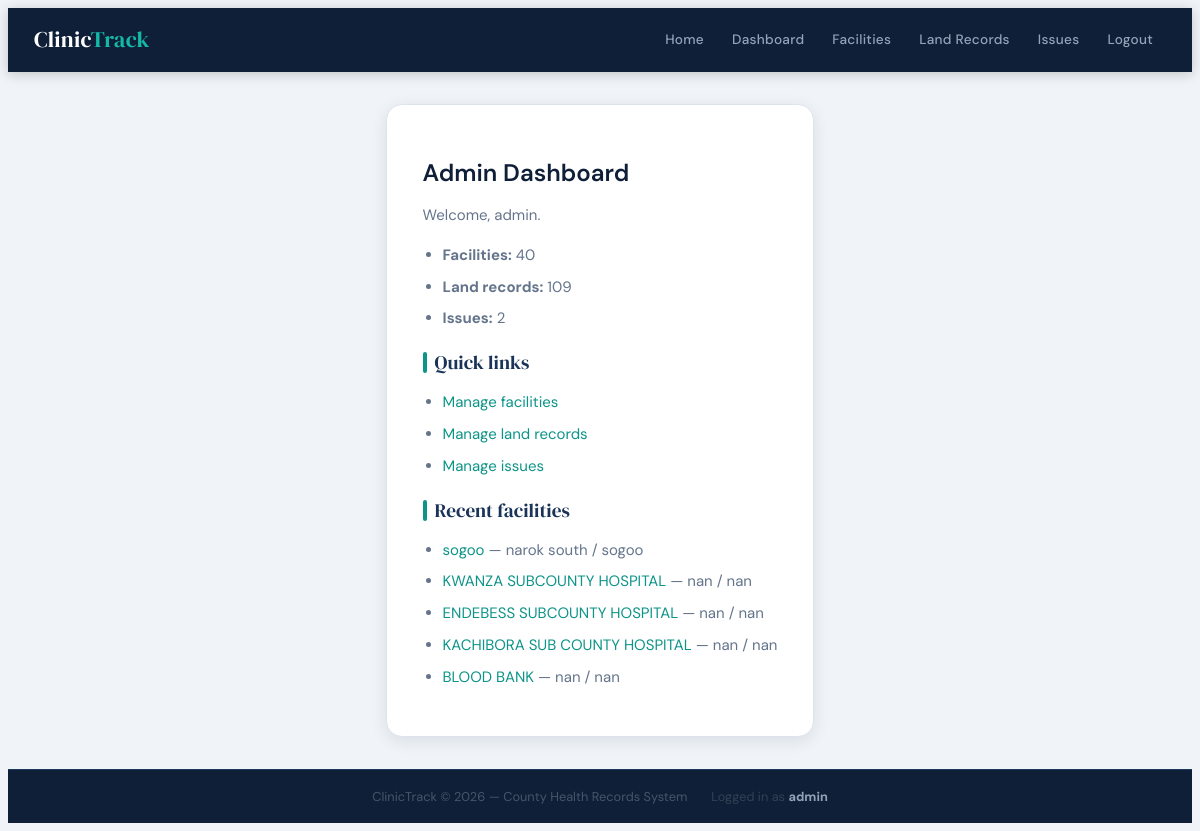
The page /dashboard/ (signed in) on the database its author committed.
### clinic/models.py (models this page shows, shortened)
class Facility(models.Model):
    FACILITY_TYPES = [
        ('Dispensary', 'Dispensary'),
        ('Health Center', 'Health Center'),
        ('Clinic', 'Clinic'),
        ('Hospital', 'Hospital'),
    ]
    name = models.CharField(max_length=200)
    location = models.CharField(max_length=200)
    subcounty = models.CharField(max_length=100)
    ward = models.CharField(max_length=100)
    gps_x = models.FloatField(null=True, blank=True)
    gps_y = models.FloatField(null=True, blank=True)
    facility_type = models.CharField(
        max_length=50,
        choices=FACILITY_TYPES,
        default='Clinic'
    )
    created_at = models.DateTimeField(auto_now_add=True)
    updated_at = models.DateTimeField(auto_now=True)

### clinic/views.py (the view)
# urls.py: path("dashboard/", views.AdminDashboardView.as_view(), name="admin_dashboard"),
class AdminDashboardView(AdminRequiredMixin, generic.TemplateView):
	template_name = "clinic/admin_dashboard.html"
	def get_context_data(self, **kwargs):
		ctx = super().get_context_data(**kwargs)
		ctx["facility_count"] = Facility.objects.count()
		ctx["landrecord_count"] = LandRecord.objects.count()
		ctx["issue_count"] = Issue.objects.count()
		ctx["recent_facilities"] = Facility.objects.order_by("-created_at")[:5]
		return ctx

### clinic/views.py (called while the page is built)
	def test_func(self):
		return bool(self.request.user and self.request.user.is_staff)

### clinic/templates/clinic/admin_dashboard.html
{% extends "clinic/base.html" %}
{% block content %}
  <h2>Admin Dashboard</h2>
  <p>Welcome, {{ user.username }}.</p>
  <ul>
    <li><strong>Facilities:</strong> {{ facility_count }}</li>
    <li><strong>Land records:</strong> {{ landrecord_count }}</li>
    <li><strong>Issues:</strong> {{ issue_count }}</li>
  </ul>
  <h3>Quick links</h3>
  <ul>
    <li><a href="{% url 'clinic:facility_list' %}">Manage facilities</a></li>
    <li><a href="{% url 'clinic:landrecord_list' %}">Manage land records</a></li>
    <li><a href="{% url 'clinic:issue_list' %}">Manage issues</a></li>
  </ul>
  <h3>Recent facilities</h3>
  {% if recent_facilities %}
    <ul>
      {% for f in recent_facilities %}
        <li>
          <a href="{% url 'clinic:facility_detail' f.pk %}">{{ f.name }}</a>
          — {{ f.subcounty }} / {{ f.ward }}
        </li>
      {% endfor %}
    </ul>
  {% else %}
    <p>No facilities yet.</p>
  {% endif %}
{% endblock %}

### clinic/templates/clinic/base.html (shortened to what this page needs)
{% load static %}
<!doctype html>
<html lang="en">
<head>
  <link rel="stylesheet" href="https://cdn.jsdelivr.net/npm/modern-normalize/modern-normalize.css">
  <link rel="stylesheet" href="{% static 'css/mystyle.css' %}">
</head>
<body>
  <header>
    <div class="header-inner">
      <h1>Clinic<span>Track</span></h1>
      <nav>
        <a href="{% url 'clinic:home' %}">Home</a>
        {% if user.is_authenticated and user.is_staff %}
          <a href="{% url 'clinic:admin_dashboard' %}">Dashboard</a>
          <a href="{% url 'clinic:facility_list' %}">Facilities</a>
          <a href="{% url 'clinic:landrecord_list' %}">Land Records</a>
          <a href="{% url 'clinic:issue_list' %}">Issues</a>
          <a href="{% url 'clinic:logout' %}">Logout</a>
        {% else %}
          <a href="{% url 'clinic:login' %}">Login</a>
        {% endif %}
      </nav>
    </div>
  </header>
  <div class="container">
    <main>
      {% block content %}{% endblock %}
    </main>
  </div>
  <footer>
    <span>ClinicTrack &copy; {% now "Y" %} — County Health Records System</span>
    {% if user.is_authenticated %}
      <span style="margin-left:16px;color:#334155;">Logged in as <strong style="color:#94a3b8;">{{ user.username }}</strong></span>
    {% endif %}
  </footer>
</body>
</html>

### clinic/static/css/mystyle.css (style rules this page uses)
:root { --navy: #0f1f38; --navy-mid: #1a3358; --navy-light: #234070; --teal: #0d9488; --teal-light: #14b8a6; --teal-pale: #ccfbf1; --amber: #d97706; --red: #dc2626; --red-pale: #fee2e2; --white: #ffffff; --surface: #f0f4f8; --border: #dde3ec; --text: #1e293b; --text-muted: #64748b; --radius-sm: 6px; --radius-md: 10px; --radius-lg: 16px; --shadow-sm: 0 1px 4px rgba(15, 31, 56, 0.08); --shadow-md: 0 4px 16px rgba(15, 31, 56, 0.10); --shadow-lg: 0 8px 32px rgba(15, 31, 56, 0.12); }
*, *::before, *::after { box-sizing: border-box; }
html { scroll-behavior: smooth; }
body { font-family: 'DM Sans', Arial, sans-serif; background: var(--surface); color: var(--text); line-height: 1.65; font-size: 15px; min-height: 100vh; display: flex; flex-direction: column; }
a { color: var(--teal); text-decoration: none; transition: color 0.18s, opacity 0.18s; }
header { background: var(--navy); color: var(--white); position: sticky; top: 0; z-index: 100; box-shadow: 0 2px 12px rgba(0, 0, 0, 0.2); }
.header-inner { max-width: 1180px; margin: 0 auto; padding: 0 24px; display: flex; align-items: center; justify-content: space-between; height: 64px; gap: 20px; }
header h1 { font-family: 'DM Serif Display', Georgia, serif; font-size: 1.4rem; font-weight: 400; color: var(--white); white-space: nowrap; margin: 0; letter-spacing: 0.01em; }
header h1 span { color: var(--teal-light); }
nav { display: flex; flex-wrap: wrap; gap: 2px; align-items: center; }
nav a { color: #94a3b8; padding: 6px 13px; border-radius: var(--radius-sm); font-size: 0.85rem; font-weight: 500; letter-spacing: 0.02em; transition: background 0.18s, color 0.18s; text-decoration: none; }
.container { max-width: 1180px; margin: 0 auto; padding: 32px 24px; flex: 1; }
main { background: var(--white); padding: 32px 36px; border-radius: var(--radius-lg); box-shadow: var(--shadow-md); border: 1px solid var(--border); animation: fadeUp 0.28s ease both; }
h1, h2, h3, h4, h5 { font-weight: 600; color: var(--navy); line-height: 1.3; }
h1 { font-size: 1.9rem; margin-bottom: 18px; }
h2 { font-size: 1.5rem; margin-bottom: 14px; }
h3 { font-family: 'DM Serif Display', Georgia, serif; font-size: 1.2rem; font-weight: 400; color: var(--navy-mid); margin-bottom: 14px; display: flex; align-items: center; gap: 8px; }
h3::before { content: ''; display: inline-block; width: 4px; height: 1.1em; background: var(--teal); border-radius: 2px; flex-shrink: 0; }
p { margin-bottom: 12px; color: var(--text-muted); }
ul { padding-left: 20px; }
li { margin-bottom: 7px; color: var(--text-muted); }
footer { background: var(--navy); color: #475569; text-align: center; padding: 16px 24px; font-size: 0.8rem; margin-top: auto; border-top: 1px solid #1e3a5f; display: flex; align-items: center; justify-content: center; flex-wrap: wrap; gap: 8px; }

### rows shown on the page
Facility: name "sogoo", subcounty "narok south", ward "sogoo"
Facility: name "KWANZA SUBCOUNTY HOSPITAL", subcounty "nan", ward "nan"
Facility: name "ENDEBESS SUBCOUNTY HOSPITAL", subcounty "nan", ward "nan"
Facility: name "KACHIBORA SUB COUNTY HOSPITAL", subcounty "nan", ward "nan"
Facility: name "BLOOD BANK", subcounty "nan", ward "nan"

### other values the page prints
{{ user.username }} "admin"
{{ facility_count }} "40"
{{ landrecord_count }} "109"
{{ issue_count }} "2"
